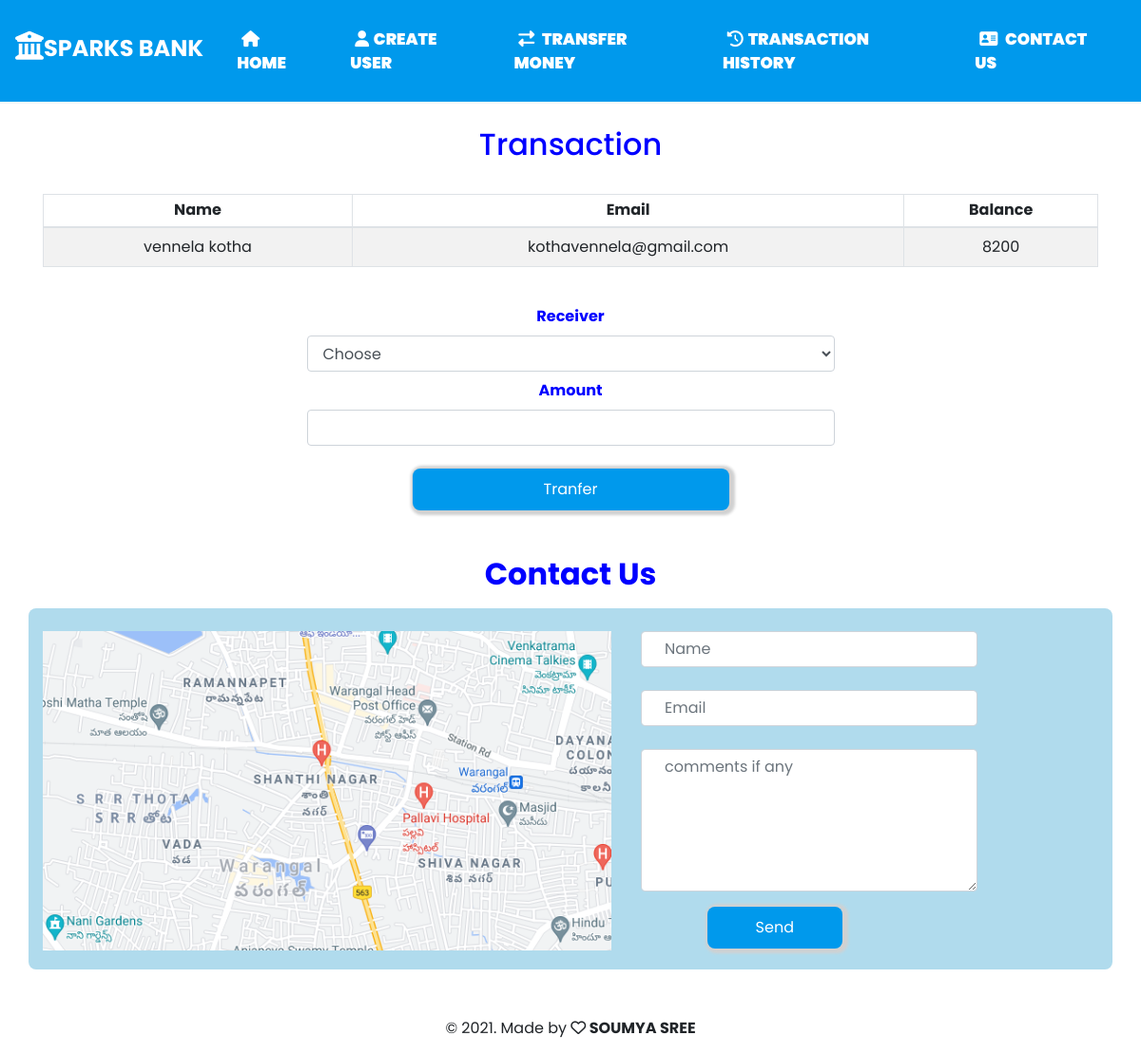
Screenshot of /selectuser.php?id=3 with the database file from the repository.
### tables this page shows
CREATE TABLE `users` (
  `id` int(11) NOT NULL,
  `email` varchar(255) DEFAULT NULL,
  `name` varchar(255) DEFAULT NULL,
  `Balance` int(255) NOT NULL
);

### selectuser.php (the view, shortened to what this page needs)
<?php
include 'config.php';
$sid = $_GET['id'];
$sql = "select * from users where id=$sid";
$result=mysqli_query($conn,$sql);
$row= mysqli_fetch_assoc($result);
?>
    <!DOCTYPE html>
<head>
    <link rel="stylesheet" style="index.css">
    <link rel="stylesheet" href="https://maxcdn.bootstrapcdn.com/bootstrap/4.5.2/css/bootstrap.min.css">
    <link
    rel="stylesheet"
    href="https://cdnjs.cloudflare.com/ajax/libs/animate.css/4.1.1/animate.min.css"
  />
    <link rel="stylesheet" href='css/navbar.css'>
    <link rel="stylesheet" href='css/index.css'>
</head>
<body>
  <nav class="navbar navbar-expand-md navbar-light">
    <a href="#" class="navbar-brand" style="color:white;"><h4 class="animate__animated animate__bounce"
    style="animation-delay:1s"> <b><i class="fas fa-university fa fa-1.5x"></i>Sparks Bank </b></h4> </a>
    <div class="collapse navbar-collapse" id="navbarmenu">
    <ul class="navbar-nav">
       <li class="nav-item"><a class="nav-link" style="color:white;" href="index.php"><i class="fas fa-home"></i> Home </a></li>
       <li class="nav-item"><a class="nav-link" style="color:white;" href="createuser.php"><i class="fas fa-user"></i>Create User </a></li>
       <li class="nav-item"><a class="nav-link" style="color:white;" href="transfer.php"><i class="fas fa-exchange-alt"></i> Transfer Money </a></li>
       <li class="nav-item"><a class="nav-link"  style="color:white;" href="transhistory.php"><i class="fas fa-history"></i>Transaction History </a></li>
       <li class="nav-item"><a class="nav-link" style="color:white;" href="#contacts"><i class="fas fa-address-card"></i> Contact Us </a></li>
    </ul>
</div>
  </nav>
  <div class="container">
      <h2 class="text-center pt-4" style="color:blue;"> Transaction </h2>
<form method="post" name="userselect"><br>
<div class="table-responsive-md">
    <table class="table table-sm table-striped table-condensed table-bordered">
        <thead>
        <tr>
            <th class="text-center" >Name </th>
            <th class="text-center">Email </th>
            <th class="text-center">Balance </th>
       </tr>
       </thead>
       <tbody>
           <td class="py-2 text-center"><?php echo $row['name']?></td>
           <td class="py-2 text-center"><?php echo $row['email']?></td>
           <td class="py-2 text-center"><?php echo $row['Balance']?></td>
       </tbody>
    </table>
    <br>
</div>
    <center>
    <label style="color:blue;"><b>Receiver </b></label>
    <div class="receiver"><select name ="to" class="form-control" style="width:50%;" required>
                 <option value="" disabled selected> Choose </option>
                 ?></select></div>
                 <label class="pt-2" style="color:blue;"><b> Amount </b> </label>
                 <div class="amount">
                     <input type="number" class="form-control" style="width:50%;" name="amount" required></div>
            <br>
             <button  id="btn" name= "submit" style="width:30%;border:none;
    background:none;
    color:white;
    box-shadow:2px 1px 3px 4px rgb(209, 209, 209);
    padding:10px;
    border-radius:8px;
    background:#0099ec;
    outline:none;"> Tranfer </button>
                 </center>
            </form>
</div>
<div class="contacts" id="contacts">
<h2 class="text-center mt-5" style="color:blue;font-weight:bold;"> Contact Us </h2>
<div class="container mt-3">
   <div class="contact img">
     <img src="images/map1.png" class="img-fluid mt-4">
   </div>
   <div class="contact-details">
       <form>
     <input type="text" class="form-control mt-4 pl-4" placeholder="Name" name="name1"  required>
     <input type="email" class="form-control mt-4 pl-4" placeholder="Email" name="email1">
     <textarea class="form-control mt-4 pl-4"  placeholder="comments if any" name='text' style="height:150px;" required></textarea>
     <button class="button mt-3" id="send" style="width:40%;"> Send </button>
       </form>
</div>
</div>
</div>
 <center>
<p style="padding-top:50px;">&copy 2021. Made by <b><i class="far fa-heart"></i> SOUMYA SREE</b>
</center>
</body>
</html>

### css/navbar.css (style rules this page uses)
.navbar { position:relative; text-transform: uppercase; background:#0099ec; border-bottom: 2px solid rgb(246, 247, 248); font-size: 0.9rem; width: 100%; font-size: 17px; font-family: "poppins", sans-sarif; z-index: 10; justify-content:space-between; align-items:center; }
.navbar-brand i { font-size:30px; }
.navbar-nav { margin-left:auto; }
.nav-item { padding:0.7rem; }
.navbar-nav .nav-item .nav-link { text-decoration:none; color:white; transition:all 0.5s ease; font-weight:900; }
.navbar-nav .nav-item i { padding:0.3rem; }

### css/index.css (style rules this page uses)
* { margin: 0; padding:0; box-sizing: border-box; font-family:"poppins", sans-sarif; }
.img img { padding-right:5%; }
.button { margin-left:70px; border:none; background:none; color:white; box-shadow:2px 1px 3px 4px rgb(209, 209, 209); padding:10px; border-radius:8px; background:#0099ec; outline:none; }
#btn { border:none; background:none; color:white; box-shadow:2px 1px 3px 4px rgb(209, 209, 209); padding:10px; border-radius:8px; background:#0099ec; outline:none; }
.contacts .container { display:flex; flex-direction:row; background:rgb(176, 219, 237); padding-bottom:20px; border-radius:8px; }

### rows the page displays
users: name "vennela kotha", email "kothavennela@gmail.com", Balance "8200"
